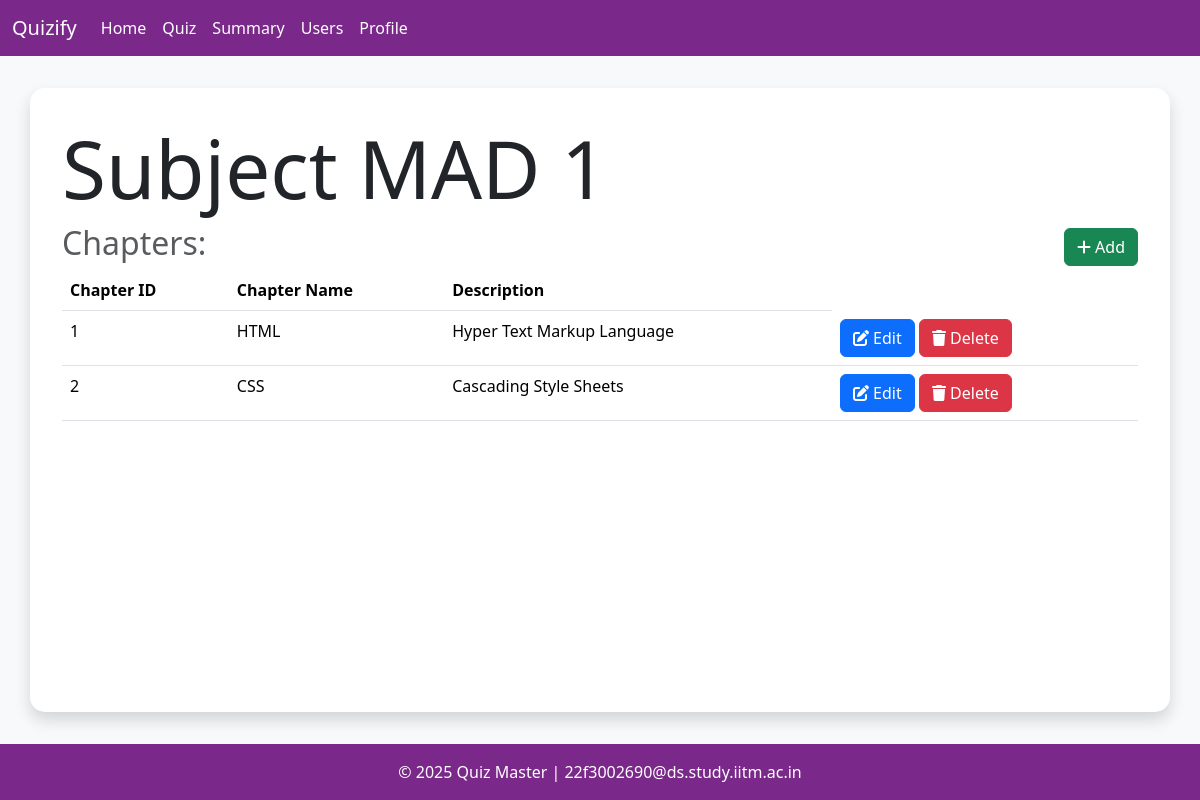
The page /subject/1/ (signed in) on the database its author committed.
### models/models.py (models this page shows)
class Subject(db.Model):
    id = db.Column(db.Integer, primary_key=True)
    name = db.Column(db.String[32], unique=True, nullable=False)
    description = db.Column(db.Text, nullable=True)
    chapters = db.relationship('Chapter', backref='subject', lazy=True, cascade='all, delete-orphan')

class Chapter(db.Model):
    id = db.Column(db.Integer, primary_key=True)
    subject_id = db.Column(db.Integer, db.ForeignKey('subject.id'), nullable=False)
    name = db.Column(db.String[32], unique=True, nullable=False)
    description = db.Column(db.Text, nullable=True)
    quizes = db.relationship('Quiz', backref='chapter', lazy=True, cascade='all, delete-orphan')

### controllers/routes.py (the view)
@app.route('/subject/<int:id>/')
@admin_required
def show_subject(id):
    subject = Subject.query.get(id)
    if not subject:
        flash('Subject does not exist')
        return redirect(url_for('admin'))
    return render_template('subject/show.html', subject=subject)

### controllers/routes.py (called while the page is built)
def admin_required(func):
    @wraps(func)
    def inner(*args, **kwargs):
        if 'user_id' not in session:
            flash('Please login to continue')
            return redirect(url_for('login'))
        user = User.query.get(session['user_id'])
        if not user.is_admin:
            flash('You are not authorized to access this page')
            return redirect(url_for('index'))
        return func(*args, **kwargs)
    return inner

### templates/subject/show.html (shortened to what this page needs)
{% extends 'layout.html' %}  {% block content %}
<h1 class="display-1">Subject {{subject.name}}</h1>
<div class="heading">
  <h2 class="text-muted">Chapters:</h2>
  <a
    href="{{url_for('add_chapter', subject_id=subject.id)}}"
    class="btn btn-success"
  >
    <i class="fas fa-plus"></i>
    Add
  </a>
</div>
<table class="table">
  <thead>
    <tr>
      <th>Chapter ID</th>
      <th>Chapter Name</th>
      <th>Description</th>
    </tr>
  </thead>
  <tbody>
    {% for chapter in subject.chapters %}
    <tr>
      <td>{{chapter.id}}</td>
      <td>{{chapter.name}}</td>
      <td>{{chapter.description}}</td>
      <td>
        <a
          href="{{url_for('edit_chapter', id=chapter.id)}}"
          class="btn btn-primary"
        >
          <i class="fas fa-edit"></i>
          Edit
        </a>
        <a
          href="{{url_for('delete_chapter', id=chapter.id)}}"
          class="btn btn-danger"
        >
          <i class="fas fa-trash"></i>
          Delete
        </a>
      </td>
    </tr>
    {% endfor %}
  </tbody>
</table>
{%endblock %}

### templates/layout.html (style rules this page uses)
:root { --purple-primary: #7a288a; --purple-secondary: #5c1a7d; }
body { background-color: #f8f9fa; min-height: 100vh; display: flex; flex-direction: column; }
.table thead { background-color: var(--purple-primary); color: white; }

### templates/subject/show.html (style rules this page uses)
.heading { display: flex; flex-direction: row; justify-content: space-between; align-items: center; align-items: center; }

### rows shown on the page
Subject: name "MAD 1"
Chapter: id "1", name "HTML", description "Hyper Text Markup Language"
Chapter: id "2", name "CSS", description "Cascading Style Sheets"
